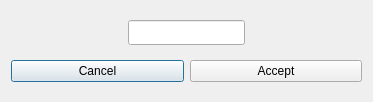
<?xml version="1.0" encoding="UTF-8"?>
<ui version="4.0">
 <class>invoiceNumberDialog</class>
 <widget class="QDialog" name="invoiceNumberDialog">
  <property name="windowModality">
   <enum>Qt::WindowModal</enum>
  </property>
  <property name="geometry">
   <rect>
    <x>0</x>
    <y>0</y>
    <width>373</width>
    <height>102</height>
   </rect>
  </property>
  <property name="windowTitle">
   <string>Enter invoice number</string>
  </property>
  <layout class="QVBoxLayout" name="verticalLayout">
   <item>
    <layout class="QHBoxLayout" name="horizontalLayout">
     <item>
      <spacer name="horizontalSpacer">
       <property name="orientation">
        <enum>Qt::Horizontal</enum>
       </property>
       <property name="sizeHint" stdset="0">
        <size>
         <width>98</width>
         <height>20</height>
        </size>
       </property>
      </spacer>
     </item>
     <item>
      <widget class="ValidatingLineEdit" name="invoiceNumberEdit">
       <property name="maximumSize">
        <size>
         <width>127</width>
         <height>25</height>
        </size>
       </property>
       <property name="toolTip">
        <string>Line edit that provides custom validation.</string>
       </property>
       <property name="whatsThis">
        <string>Base widget for custom validation.</string>
       </property>
       <property name="regexString" stdset="0">
        <string>integer</string>
       </property>
      </widget>
     </item>
     <item>
      <spacer name="horizontalSpacer_2">
       <property name="orientation">
        <enum>Qt::Horizontal</enum>
       </property>
       <property name="sizeHint" stdset="0">
        <size>
         <width>98</width>
         <height>20</height>
        </size>
       </property>
      </spacer>
     </item>
    </layout>
   </item>
   <item>
    <layout class="QHBoxLayout" name="horizontalLayout_2">
     <item>
      <widget class="QPushButton" name="cancelButton">
       <property name="text">
        <string>Cancel</string>
       </property>
      </widget>
     </item>
     <item>
      <widget class="QPushButton" name="acceptButton">
       <property name="text">
        <string>Accept</string>
       </property>
      </widget>
     </item>
    </layout>
   </item>
  </layout>
 </widget>
 <customwidgets>
  <customwidget>
   <class>ValidatingLineEdit</class>
   <extends>QLineEdit</extends>
   <header>custom_widgets.validatingLineEdit</header>
  </customwidget>
 </customwidgets>
 <resources/>
 <connections/>
</ui>
